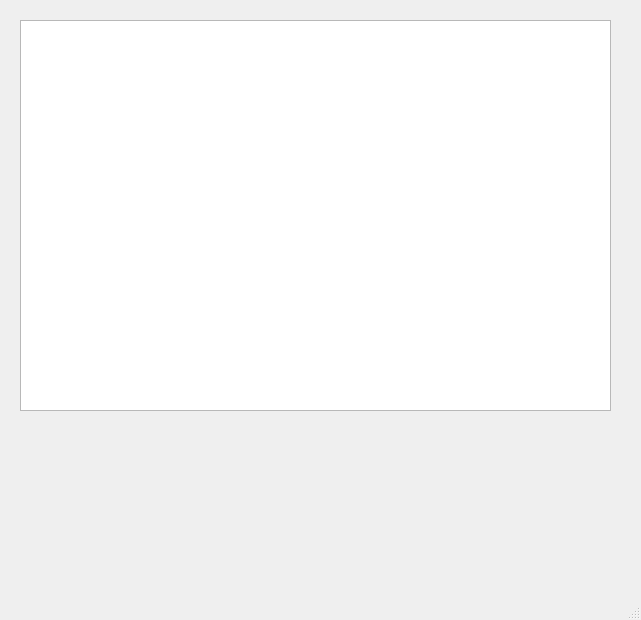
<?xml version="1.0" encoding="UTF-8"?>
<ui version="4.0">
 <class>Change_database</class>
 <widget class="QMainWindow" name="Change_database">
  <property name="geometry">
   <rect>
    <x>0</x>
    <y>0</y>
    <width>641</width>
    <height>620</height>
   </rect>
  </property>
  <property name="windowTitle">
   <string>Изменение данных</string>
  </property>
  <widget class="QWidget" name="centralwidget">
   <widget class="QTableWidget" name="tableWidget">
    <property name="geometry">
     <rect>
      <x>20</x>
      <y>20</y>
      <width>591</width>
      <height>391</height>
     </rect>
    </property>
   </widget>
   <widget class="QPushButton" name="save_button">
    <property name="geometry">
     <rect>
      <x>130</x>
      <y>430</y>
      <width>71</width>
      <height>71</height>
     </rect>
    </property>
    <property name="font">
     <font>
      <family>Times</family>
     </font>
    </property>
    <property name="cursor">
     <cursorShape>PointingHandCursor</cursorShape>
    </property>
    <property name="toolTip">
     <string>&lt;html&gt;&lt;head/&gt;&lt;body&gt;&lt;p&gt;Сохранить&lt;/p&gt;&lt;/body&gt;&lt;/html&gt;</string>
    </property>
    <property name="styleSheet">
     <string notr="true">border-radius: 50px;</string>
    </property>
    <property name="text">
     <string/>
    </property>
    <property name="icon">
     <iconset>
      <normaloff>../images/save_icon.png</normaloff>../images/save_icon.png</iconset>
    </property>
    <property name="iconSize">
     <size>
      <width>70</width>
      <height>70</height>
     </size>
    </property>
    <property name="flat">
     <bool>true</bool>
    </property>
   </widget>
   <widget class="QPushButton" name="exit_button">
    <property name="geometry">
     <rect>
      <x>400</x>
      <y>430</y>
      <width>71</width>
      <height>71</height>
     </rect>
    </property>
    <property name="cursor">
     <cursorShape>PointingHandCursor</cursorShape>
    </property>
    <property name="toolTip">
     <string>Выйти</string>
    </property>
    <property name="styleSheet">
     <string notr="true">border-radius: 50px;</string>
    </property>
    <property name="text">
     <string/>
    </property>
    <property name="icon">
     <iconset>
      <normaloff>../images/exit_icon.png</normaloff>../images/exit_icon.png</iconset>
    </property>
    <property name="iconSize">
     <size>
      <width>70</width>
      <height>70</height>
     </size>
    </property>
    <property name="flat">
     <bool>true</bool>
    </property>
   </widget>
  </widget>
  <widget class="QMenuBar" name="menubar">
   <property name="geometry">
    <rect>
     <x>0</x>
     <y>0</y>
     <width>641</width>
     <height>21</height>
    </rect>
   </property>
  </widget>
  <widget class="QStatusBar" name="statusbar"/>
 </widget>
 <resources/>
 <connections/>
</ui>
